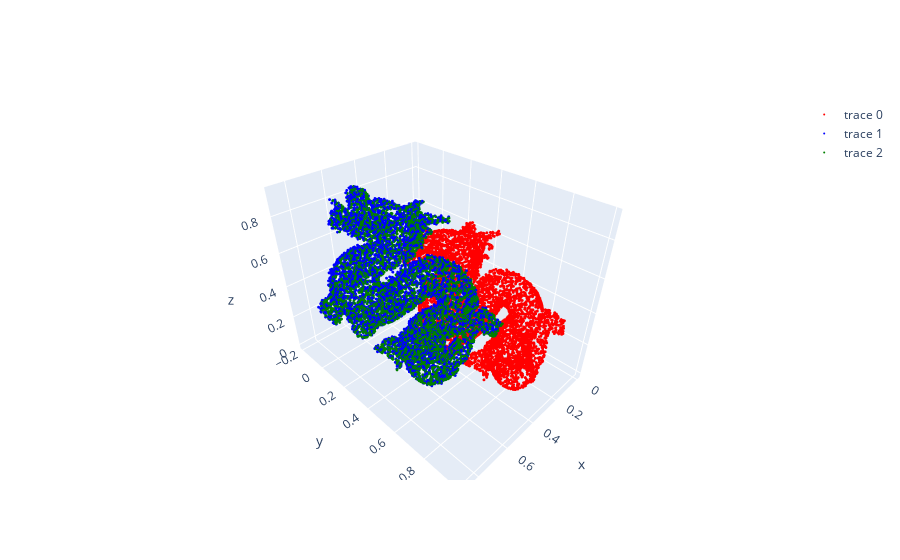

The notebook cell this image was saved under:
### Markdown cell above
Red - Point cloud 1 (X set);
Blue - Point cloud 2 (Y set);
Green - Transformed X set

### Code cell
fig = go.Figure(data=[go.Scatter3d(x=xFixed1, y=xFixed2, z=xFixed3, mode='markers', marker=dict(size=1, color='red', opacity=1))])
fig.add_trace(go.Scatter3d(x=yFixed1, y=yFixed2, z=yFixed3, mode='markers', marker=dict(size=1, color='blue', opacity=1)))
fig.add_trace(go.Scatter3d(x=xConverged, y=yConverged, z=zConverged, mode='markers', marker=dict(size=1, color='green', opacity=1)))
fig.show()

### Figure 1 — Plotly figure (JSON) as saved in the notebook; plotly's stock layout.template omitted (floating-point values rounded to 4 significant figures; data arrays with more than 128 entries replaced by an {"elided": "..."} marker saying what was removed)
{"data": [{"marker": {"color": "red", "opacity": 1, "size": 1}, "mode": "markers", "type": "scatter3d", "x": {"elided": "5750 float values"}, "y": {"elided": "5750 float values"}, "z": {"elided": "5750 float values"}}, {"marker": {"color": "blue", "opacity": 1, "size": 1}, "mode": "markers", "type": "scatter3d", "x": {"elided": "5750 float values"}, "y": {"elided": "5750 float values"}, "z": {"elided": "5750 float values"}}, {"marker": {"color": "green", "opacity": 1, "size": 1}, "mode": "markers", "type": "scatter3d", "x": {"elided": "5750 float values"}, "y": {"elided": "5750 float values"}, "z": {"elided": "5750 float values"}}], "layout": {}}
